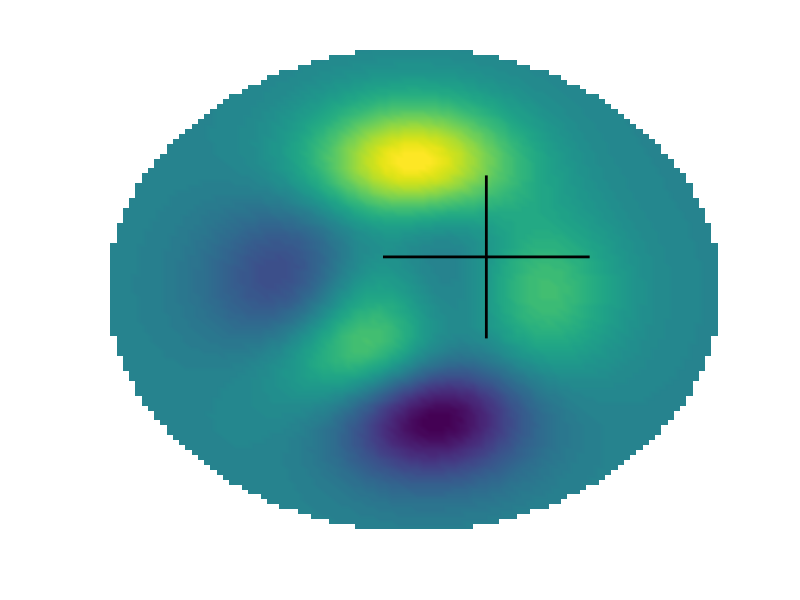

This figure's MATLAB source: (Note: this script raises an error after producing the figure.)
clc
clear
close all

% Use high quality renderer if SVG plots are to be created
set(0, 'defaultFigureRenderer', 'painters')
set(groot, 'defaultFigureRenderer', 'painters')



% The height of the plane showing the movement of the algorithms
h = 15;



%% Pattern Search


% Resolution of the surface of the functional. Going above 800 stalls the
% code
surface_resolution = 100;


% Evaluate the peaks function and get the XYZ values
[X,Y,Z] = peaks(surface_resolution);

% Do this to crop the surface in a circular shape
Z(X.^2+Y.^2>9) = NaN;


% Generate the surface
figure
hold on
% Custom color map
% map = [58, 32, 140
% 202, 189, 242]/255;
%
% map_values = 10000;
% map = map(1,:) + kron(map(2,:) - map(1,:),(0:map_values)'/map_values);
%
% colormap(map)
surf(X,Y,Z)
shading interp
axis off



% Initial guess and search size
u = [0.7,0.4];
delta = 1;


% Perform a few steps of pattern search and show it on the surface
for i = 1:6
    
    [x,y] = meshgrid(u(1)+delta*(-1:1),u(2)+delta*(-1:1));
    
    z = peaks(x,y);
    
    % The lines of the patter
    plot3(x(2,[1,3]),y(2,[1,3]),h*ones(1,2),'black','LineWidth',2);
    plot3(x([1,3],2),y([1,3],2),h*ones(1,2),'black','LineWidth',2);
    
    % The lines from the plane to the surface
    plot3([x(2,2) x(2,2)],[y(2,2) y(2,2)],[h peaks(x(2,2),y(2,2))+1],'black','LineWidth',1,'LineStyle',':');
    
    % The dots of the pattern
    scatter3([x(2,[1,3]),x([1,3],2)'],[y(2,[1,3]),y([1,3],2)'],ones(1,4)*h,ones(1,4)*50,'o','filled','red')
    % The dots on the surface (best guesses)
    scatter3(x(2,2),y(2,2),peaks(x(2,2),y(2,2))+1,100,'o','filled','black')

    % The best best guesses in the plane
    scatter3(x(2,2),y(2,2),h,120,'o','black','LineWidth', 1.5)
    
    
    
    % Flag for failed iteration
    flag = false;
    
    for j = 1:3
        if z(2,2)>z(2,j)
            u(1) = x(2,j);
            u(2) = y(2,j);
            z(2,2) = z(2,j);
            flag = true;
        end
        if z(2,2)>z(j,2)
            u(1) = x(j,2);
            u(2) = y(j,2);
            z(2,2) = z(j,2);
            flag = true;
        end
    end
    
    if ~flag
        delta = delta/2;
    end
    
    
    
end


% Set the z limits to make the plot look good
zlim([-8 h+5]);
% Set the viewing angle
view([-60 69])

% Save the plots as an image file
%saveas(gcf,'pattern_search.svg')




%% Nelder Mead

% Run the Nelder Mead code and paste the output here
nelder_mead_results = [0.7000    0.4000
    1.7000    0.4000
    0.7000    1.4000
    
    0.7000    0.4000
    1.7000   -0.6000
    1.7000    0.4000
    
    0.2000   -1.1000
    0.7000    0.4000
    1.7000   -0.6000
    
    0.2000   -1.1000
    -0.8000   -0.1000
    0.7000    0.4000
    
    0.2000   -1.1000
    0.4500   -0.3500
    -0.3000   -0.6000
    
    0.2000   -1.1000
    0.6375   -0.7875
    0.4500   -0.3500
    
    0.3875   -1.5375
    0.2000   -1.1000
    0.6375   -0.7875
    
    0.3875   -1.5375
    -0.0500   -1.8500
    0.2000   -1.1000];




% Generate the surface
figure
hold on
% Custom color map
% map = [58, 32, 140
% 202, 189, 242]/255;
%
% map_values = 10000;
% map = map(1,:) + kron(map(2,:) - map(1,:),(0:map_values)'/map_values);
%
% colormap(map)
surf(X,Y,Z)
shading interp
axis off



% Plot the progress of the algorithm on the surface
for i = 1:3:length(nelder_mead_results)
    
    points = nelder_mead_results(i:(i+2),:);
    
    z = peaks(points(:,1),points(:,2));
    
    [~,index] = min(z);
    
    
    % Triangle vertices
    scatter3(points(:,1),points(:,2),ones(3,1)*h, ones(3,1)*50,'o','filled','red')
    plot3([points(:,1);points(1,1)],[points(:,2);points(1,2)],ones(4,1)*h,'black','LineWidth',2);
    
    if i == 1
        % The ball on the surface
        scatter3(points(index,1),points(index,2),z(index)+0.5,100,'o','filled','black')
        % Best points of the triangles
        scatter3(points(index,1),points(index,2),h,120,'o','black','LineWidth', 1.5)
        % Dotted line b/w top and surface
        plot3([points(index,1) points(index,1)],[points(index,2) points(index,2)],[h z(index)+1],'black','LineWidth',1,'LineStyle',':');
    
    else
        for j = 1:3
            if ~ ismember(points(j,:),nelder_mead_results((i-3):(i-1),:),'rows')
                scatter3(points(j,1),points(j,2),h,120,'o','black','LineWidth', 1.5)
                scatter3(points(j,1),points(j,2),z(j)+0.5,100,'o','filled','black')
                plot3([points(j,1) points(j,1)],[points(j,2) points(j,2)],[h z(j)+0.5],'black','LineWidth',1,'LineStyle',':');
            end
        end
    end
    
    
    
    
end



% Set the z limits to make the plot look good
zlim([-8 h+5]);
% Set the viewing angle
view([-60 69])

% Save the plots as an image file
%saveas(gcf,'nelder_mead.svg')




% Ax = gca;
% Ax.ZAxis.Visible = 'off';
% Ax.ZGrid = 'off';
% Ax.Color = 'none';